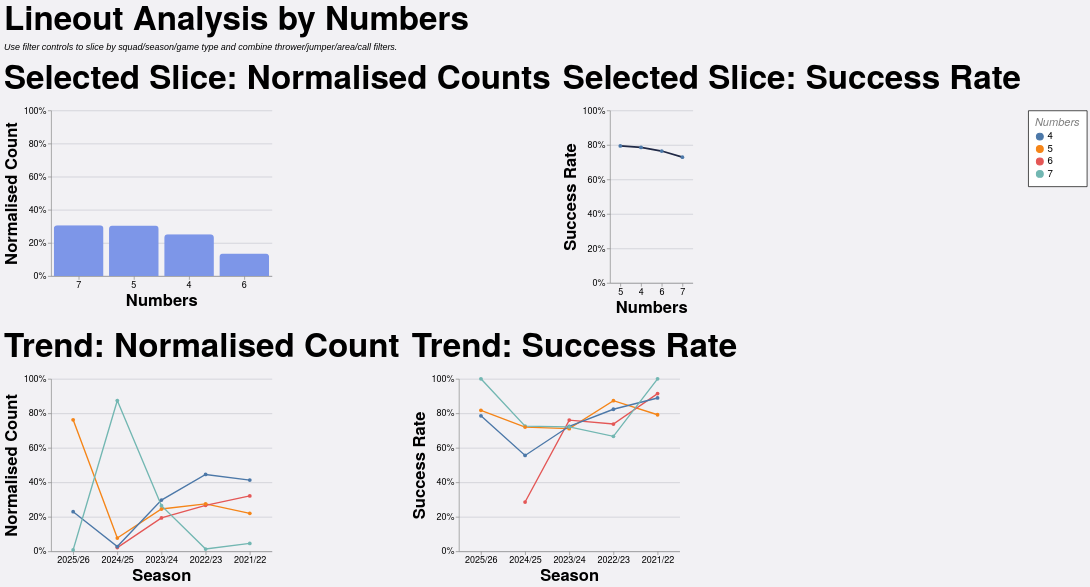

Vega-Lite specification stored for this chart:
### Vega-Lite specification from a JSON file in a GitHub repository (floating-point values rounded to 4 significant figures; data arrays with more than 128 entries replaced by an {"elided": "..."} marker saying what was removed)
{"config": {"axis": {"labelFont": "PT Sans Narrow, Helvetica Neue, Helvetica, Arial, sans-serif", "titleFont": "PT Sans Narrow, Helvetica Neue, Helvetica, Arial, sans-serif", "labelFontSize": 13, "titleFontSize": 24, "gridColor": "#202947", "gridOpacity": 0.2, "zindex": 1}, "text": {"font": "Lato, sans-serif"}, "bar": {"cornerRadiusEnd": 5}, "header": {"labelFont": "PT Sans Narrow, Helvetica Neue, Helvetica, Arial, sans-serif", "titleFont": "PT Sans Narrow, Helvetica Neue, Helvetica, Arial, sans-serif", "labelFontSize": 24, "titleFontSize": 28, "labelFontWeight": "bold", "orient": "left"}, "legend": {"labelFont": "PT Sans Narrow, Helvetica Neue, Helvetica, Arial, sans-serif", "titleFont": "PT Sans Narrow, Helvetica Neue, Helvetica, Arial, sans-serif", "labelFontSize": 14, "titleFontSize": 16, "titlePadding": 5, "fillColor": "white", "strokeColor": "black", "padding": 10, "titleFontWeight": "lighter", "titleFontStyle": "italic", "titleColor": "gray", "offset": 10}, "title": {"font": "PT Sans Narrow, Helvetica Neue, Helvetica, Arial, sans-serif", "fontSize": 48, "fontWeight": "bold", "anchor": "start", "align": "center", "titlePadding": 20, "subtitlePadding": 10, "subtitleFontSize": 13, "subtitleColor": "", "subtitleFontStyle": "italic", "offset": 15, "color": "black"}, "axisX": {"labelAngle": 0}, "facet": {"title": null, "header": null, "align": {"row": "each", "column": "each"}}, "resolve": {"scale": {"y": "independent", "facet": "independent"}}, "background": "#f2f1f4", "scale": {"offsetBandPaddingOuter": 0.2, "offsetBandPaddingInner": 0.1}, "view": {"stroke": null, "background": "transparent"}}, "vconcat": [{"hconcat": [{"mark": {"type": "bar", "color": "#7d96e8"}, "encoding": {"tooltip": [{"field": "numbers", "title": "Numbers", "type": "nominal"}, {"field": "attempts", "format": ",.0f", "title": "Lineouts", "type": "quantitative"}, {"field": "share", "format": ".1%", "title": "Normalised Count", "type": "quantitative"}], "x": {"field": "numbers", "sort": "-y", "title": "Numbers", "type": "nominal"}, "y": {"axis": {"format": "%"}, "field": "share", "scale": {"domain": [0, 1]}, "title": "Normalised Count", "type": "quantitative"}}, "height": 240, "title": "Selected Slice: Normalised Counts", "transform": [{"filter": "(loSquad == 'All' || datum.squad == loSquad) && (loGameType == 'All' || (loGameType == 'League + Cup' && (datum.game_type == 'League' || datum.game_type == 'Cup')) || (loGameType == 'League only' && datum.game_type == 'League') || datum.game_type == loGameType) && (loOpposition == 'All' || datum.opposition == loOpposition) && (loThrower == 'All' || datum.thrower == loThrower) && (loJumper == 'All' || datum.jumper == loJumper) && (loArea == 'All' || datum.area == loArea) && (loNumbers == 'All' || datum.numbers == loNumbers) && (loCall == 'All' || datum.call == loCall) && (loCallType == 'All' || datum.call_type == loCallType)"}, {"filter": "(loSeason == 'All' || datum.season == loSeason)"}, {"aggregate": [{"op": "count", "as": "attempts"}, {"op": "sum", "field": "won", "as": "won"}], "groupby": ["numbers"]}, {"joinaggregate": [{"op": "sum", "field": "attempts", "as": "total_attempts"}]}, {"calculate": "datum.attempts / datum.total_attempts", "as": "share"}, {"calculate": "datum.won / datum.attempts", "as": "success_rate"}], "width": 320}, {"mark": {"type": "line", "color": "#202946", "point": true, "strokeWidth": 2.5}, "encoding": {"tooltip": [{"field": "numbers", "title": "Numbers", "type": "nominal"}, {"field": "won", "format": ",.0f", "title": "Won", "type": "quantitative"}, {"field": "attempts", "format": ",.0f", "title": "Lineouts", "type": "quantitative"}, {"field": "success_rate", "format": ".1%", "title": "Success Rate", "type": "quantitative"}], "x": {"field": "numbers", "sort": "-y", "title": "Numbers", "type": "nominal"}, "y": {"axis": {"format": "%"}, "field": "success_rate", "scale": {"domain": [0, 1]}, "title": "Success Rate", "type": "quantitative"}}, "height": 250, "title": "Selected Slice: Success Rate", "transform": [{"filter": "(loSquad == 'All' || datum.squad == loSquad) && (loGameType == 'All' || (loGameType == 'League + Cup' && (datum.game_type == 'League' || datum.game_type == 'Cup')) || (loGameType == 'League only' && datum.game_type == 'League') || datum.game_type == loGameType) && (loOpposition == 'All' || datum.opposition == loOpposition) && (loThrower == 'All' || datum.thrower == loThrower) && (loJumper == 'All' || datum.jumper == loJumper) && (loArea == 'All' || datum.area == loArea) && (loNumbers == 'All' || datum.numbers == loNumbers) && (loCall == 'All' || datum.call == loCall) && (loCallType == 'All' || datum.call_type == loCallType)"}, {"filter": "(loSeason == 'All' || datum.season == loSeason)"}, {"aggregate": [{"op": "count", "as": "attempts"}, {"op": "sum", "field": "won", "as": "won"}], "groupby": ["numbers"]}, {"joinaggregate": [{"op": "sum", "field": "attempts", "as": "total_attempts"}]}, {"calculate": "datum.attempts / datum.total_attempts", "as": "share"}, {"calculate": "datum.won / datum.attempts", "as": "success_rate"}], "width": {"step": 30}}], "spacing": 16}, {"hconcat": [{"mark": {"type": "line", "point": true, "strokeWidth": 2}, "encoding": {"color": {"field": "numbers", "title": "Numbers", "type": "nominal"}, "tooltip": [{"field": "season", "title": "Season", "type": "nominal"}, {"field": "numbers", "title": "Numbers", "type": "nominal"}, {"field": "attempts", "format": ",.0f", "title": "Lineouts", "type": "quantitative"}, {"field": "norm_count", "format": ".1%", "title": "Normalised Count", "type": "quantitative"}], "x": {"field": "season", "sort": "-x", "title": "Season", "type": "nominal"}, "y": {"axis": {"format": "%"}, "field": "norm_count", "scale": {"domain": [0, 1]}, "title": "Normalised Count", "type": "quantitative"}}, "height": 250, "title": "Trend: Normalised Count", "transform": [{"filter": "(loSquad == 'All' || datum.squad == loSquad) && (loGameType == 'All' || (loGameType == 'League + Cup' && (datum.game_type == 'League' || datum.game_type == 'Cup')) || (loGameType == 'League only' && datum.game_type == 'League') || datum.game_type == loGameType) && (loOpposition == 'All' || datum.opposition == loOpposition) && (loThrower == 'All' || datum.thrower == loThrower) && (loJumper == 'All' || datum.jumper == loJumper) && (loArea == 'All' || datum.area == loArea) && (loNumbers == 'All' || datum.numbers == loNumbers) && (loCall == 'All' || datum.call == loCall) && (loCallType == 'All' || datum.call_type == loCallType)"}, {"aggregate": [{"op": "count", "as": "attempts"}, {"op": "sum", "field": "won", "as": "won"}], "groupby": ["season", "numbers"]}, {"joinaggregate": [{"op": "sum", "field": "attempts", "as": "season_attempts"}], "groupby": ["season"]}, {"calculate": "datum.attempts / datum.season_attempts", "as": "norm_count"}, {"calculate": "datum.won / datum.attempts", "as": "success_rate"}], "width": 320}, {"mark": {"type": "line", "point": true, "strokeWidth": 2}, "encoding": {"color": {"field": "numbers", "title": "Numbers", "type": "nominal"}, "tooltip": [{"field": "season", "title": "Season", "type": "nominal"}, {"field": "numbers", "title": "Numbers", "type": "nominal"}, {"field": "won", "format": ",.0f", "title": "Won", "type": "quantitative"}, {"field": "attempts", "format": ",.0f", "title": "Lineouts", "type": "quantitative"}, {"field": "success_rate", "format": ".1%", "title": "Success Rate", "type": "quantitative"}], "x": {"field": "season", "sort": "-x", "title": "Season", "type": "nominal"}, "y": {"axis": {"format": "%"}, "field": "success_rate", "scale": {"domain": [0, 1]}, "title": "Success Rate", "type": "quantitative"}}, "height": 250, "title": "Trend: Success Rate", "transform": [{"filter": "(loSquad == 'All' || datum.squad == loSquad) && (loGameType == 'All' || (loGameType == 'League + Cup' && (datum.game_type == 'League' || datum.game_type == 'Cup')) || (loGameType == 'League only' && datum.game_type == 'League') || datum.game_type == loGameType) && (loOpposition == 'All' || datum.opposition == loOpposition) && (loThrower == 'All' || datum.thrower == loThrower) && (loJumper == 'All' || datum.jumper == loJumper) && (loArea == 'All' || datum.area == loArea) && (loNumbers == 'All' || datum.numbers == loNumbers) && (loCall == 'All' || datum.call == loCall) && (loCallType == 'All' || datum.call_type == loCallType)"}, {"aggregate": [{"op": "count", "as": "attempts"}, {"op": "sum", "field": "won", "as": "won"}], "groupby": ["season", "numbers"]}, {"joinaggregate": [{"op": "sum", "field": "attempts", "as": "season_attempts"}], "groupby": ["season"]}, {"calculate": "datum.attempts / datum.season_attempts", "as": "norm_count"}, {"calculate": "datum.won / datum.attempts", "as": "success_rate"}], "width": 320}], "spacing": 16}], "data": {"name": "data-e83ea88e487ae484029b5fe5c4083f37"}, "params": [{"name": "loSquad", "value": "All"}, {"name": "loSeason", "value": "All"}, {"name": "loGameType", "value": "All"}, {"name": "loOpposition", "value": "All"}, {"name": "loThrower", "value": "All"}, {"name": "loJumper", "value": "All"}, {"name": "loArea", "value": "All"}, {"name": "loNumbers", "value": "All"}, {"name": "loCall", "value": "All"}, {"name": "loCallType", "value": "All"}], "spacing": 22, "title": {"text": "Lineout Analysis by Numbers", "subtitle": "Use filter controls to slice by squad/season/game type and combine thrower/jumper/area/call filters."}, "$schema": "https://vega.github.io/schema/vega-lite/v5.20.1.json", "datasets": {"data-e83ea88e487ae484029b5fe5c4083f37": {"elided": "1274 records"}}}
